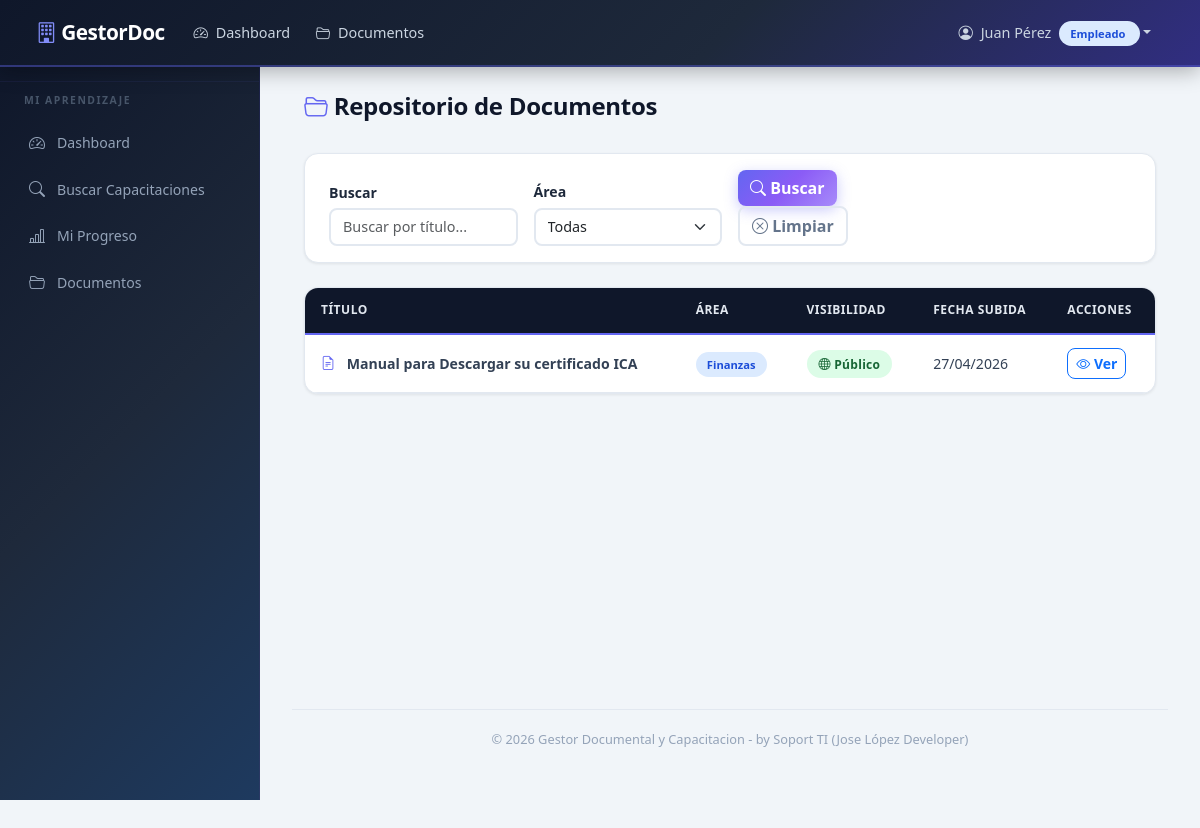
The page /documentos (signed in) on the database its author committed.
### models.py (models this page shows, shortened)
class User(UserMixin, db.Model):
    __tablename__ = 'user'
    id = db.Column(db.Integer, primary_key=True)
    username = db.Column(db.String(80), unique=True, nullable=False)
    password_hash = db.Column(db.String(256), nullable=False)
    nombres = db.Column(db.String(120), nullable=False, default='')
    apellidos = db.Column(db.String(120), nullable=False, default='')
    role = db.Column(db.String(20), nullable=False, default='Empleado')
    activo = db.Column(db.Boolean, default=True)
    fecha_creacion = db.Column(db.DateTime, default=datetime.utcnow)
    gestor = db.relationship('Gestor', backref='user', uselist=False, lazy=True)
    empleado = db.relationship('Empleado', backref='user', uselist=False, lazy=True)
    @property
    def nombre_completo(self):
        return f'{self.nombres} {self.apellidos}'.strip()

class Documento(db.Model):
    __tablename__ = 'documento'
    id = db.Column(db.Integer, primary_key=True)
    titulo = db.Column(db.String(200), nullable=False)
    archivo_path = db.Column(db.String(500), nullable=False)
    area_id = db.Column(db.Integer, db.ForeignKey('area.id'), nullable=False)
    fecha_subida = db.Column(db.DateTime, default=datetime.utcnow)
    subido_por = db.Column(db.Integer, db.ForeignKey('user.id'), nullable=True)
    descripcion = db.Column(db.Text, default='')
    visibilidad = db.Column(db.String(20), nullable=False, default='publico')
    user = db.relationship('User', foreign_keys=[subido_por])

class Area(db.Model):
    __tablename__ = 'area'
    id = db.Column(db.Integer, primary_key=True)
    nombre_area = db.Column(db.String(100), unique=True, nullable=False)
    gestores = db.relationship('Gestor', backref='area', lazy=True)
    documentos = db.relationship('Documento', backref='area', lazy=True)
    capacitaciones = db.relationship('Capacitacion', backref='area', lazy=True)

### routes/documentos.py (the view)
@documentos_bp.route('/documentos')
@login_required
def listar():
    area_id = request.args.get('area_id', type=int)
    buscar = request.args.get('buscar', '').strip()
    vis_filtro = request.args.get('visibilidad', '').strip()
    query = Documento.query
    if current_user.role == 'Empleado':
        query = query.filter_by(visibilidad='publico')
    if vis_filtro and current_user.role in ('Admin', 'Gestor', 'RRHH'):
        query = query.filter_by(visibilidad=vis_filtro)
    if area_id:
        query = query.filter_by(area_id=area_id)
    if buscar:
        query = query.filter(Documento.titulo.ilike(f'%{buscar}%'))
    documentos = query.order_by(Documento.fecha_subida.desc()).all()
    areas = Area.query.all()
    return render_template('documentos/listar.html',
                           documentos=documentos,
                           areas=areas,
                           area_seleccionada=area_id,
                           buscar=buscar,
                           vis_filtro=vis_filtro)

### templates/documentos/listar.html (shortened to what this page needs)
{% extends "base.html" %}
{% block content %}
<div class="container-fluid">
    <div class="d-flex justify-content-between align-items-center mb-4">
        <h4><i class="bi bi-folder2-open"></i> Repositorio de Documentos</h4>
    </div>
    <div class="search-bar">
        <form method="GET" class="row g-3 align-items-end">
            <div class="col-md-3">
                <label class="form-label">Buscar</label>
                <input type="text" class="form-control" name="buscar"
                       value="{{ buscar }}" placeholder="Buscar por título...">
            </div>
            <div class="col-md-3">
                <label class="form-label">Área</label>
                <select class="form-select" name="area_id">
                    <option value="">Todas</option>
                </select>
            </div>
            <div class="col-md-3">
                <button type="submit" class="btn btn-primary me-2">
                    <i class="bi bi-search"></i> Buscar
                </button>
                <a href="{{ url_for('documentos.listar') }}" class="btn btn-outline-secondary">
                    <i class="bi bi-x-circle"></i> Limpiar
                </a>
            </div>
        </form>
    </div>
    {% if not documentos %}
    <div class="empty-state">
        <i class="bi bi-folder2-open d-block"></i>
        <h5>No hay documentos</h5>
        <p class="text-muted">No se encontraron documentos con los filtros seleccionados.</p>
    </div>
    {% else %}
    <div class="card-custom">
        <div class="card-body p-0">
            <table class="table-custom">
                <thead>
                    <tr>
                        <th>Título</th>
                        <th>Área</th>
                        <th>Visibilidad</th>
                        <th>Fecha Subida</th>
                        <th>Acciones</th>
                    </tr>
                </thead>
                <tbody>
                    {% for doc in documentos %}
                    <tr>
                        <td>
                            <i class="bi bi-file-earmark-text text-primary me-2"></i>
                            <strong>{{ doc.titulo }}</strong>
                        </td>
                        <td>
                            <span class="badge-role" style="background:#dbeafe;color:#1d4ed8;">
                                {{ doc.area.nombre_area }}
                            </span>
                        </td>
                        <td>
                            {% if doc.visibilidad == 'publico' %}
                            <span class="badge-estado badge-aprobado">
                                <i class="bi bi-globe"></i> Público
                            </span>
                            {% else %}
                            <span class="badge-estado" style="background:#fef3c7;color:#92400e;">
                                <i class="bi bi-lock"></i> Privado
                            </span>
                            {% endif %}
                        </td>
                        <td>{{ doc.fecha_subida.strftime('%d/%m/%Y') }}</td>
                        <td>
                            <button type="button" class="btn btn-sm btn-outline-primary me-1 btn-preview"
                                    data-id="{{ doc.id }}"
                                    data-titulo="{{ doc.titulo | e }}"
                                    data-ext="{{ doc.archivo_path.split('.')[-1] | lower }}">
                                <i class="bi bi-eye"></i> Ver
                            </button>
                        </td>
                    </tr>
                    {% endfor %}
                </tbody>
            </table>
        </div>
    </div>
    {% endif %}
</div>
{% endblock %}

### templates/base.html (shortened to what this page needs)
<!DOCTYPE html>
<html lang="es">
<head>
    <link href="https://cdn.jsdelivr.net/npm/bootstrap@5.3.3/dist/css/bootstrap.min.css" rel="stylesheet">
    <link href="https://cdn.jsdelivr.net/npm/bootstrap-icons@1.11.3/font/bootstrap-icons.min.css" rel="stylesheet">
    <link href="{{ url_for('static', filename='css/style.css') }}" rel="stylesheet">
</head>
<body>
    {% if current_user.is_authenticated %}
    <nav class="navbar navbar-expand-lg navbar-dark navbar-custom fixed-top">
        <div class="container-fluid">
            <a class="navbar-brand" href="{{ url_for('main.dashboard') }}">
                <i class="bi bi-building"></i> GestorDoc
            </a>
            <div class="collapse navbar-collapse" id="navbarNav">
                <ul class="navbar-nav me-auto">
                    <li class="nav-item">
                        <a class="nav-link" href="{{ url_for('main.dashboard') }}">
                            <i class="bi bi-speedometer2"></i> Dashboard
                        </a>
                    </li>
                    <li class="nav-item">
                        <a class="nav-link" href="{{ url_for('documentos.listar') }}">
                            <i class="bi bi-folder2-open"></i> Documentos
                        </a>
                    </li>
                </ul>
                <ul class="navbar-nav">
                    <li class="nav-item dropdown">
                        <a class="nav-link dropdown-toggle" href="#" role="button"
                           data-bs-toggle="dropdown">
                            <i class="bi bi-person-circle"></i>
                            {{ current_user.nombre_completo }}
                            <span class="badge-role"
                                  style="background:#dbeafe;color:#1d4ed8;margin-left:4px;">
                                {{ current_user.role | role_label }}
                            </span>
                        </a>
                    </li>
                </ul>
            </div>
        </div>
    </nav>
    <div class="sidebar">
        {% if current_user.role == 'Admin' %}
        <div class="sidebar-heading">Administración</div>
        <a href="{{ url_for('main.dashboard') }}" class="nav-link">
            <i class="bi bi-speedometer2"></i> Dashboard
        </a>
        <a href="{{ url_for('admin.listar_empleados') }}" class="nav-link">
            <i class="bi bi-people"></i> Empleados
        </a>
        <a href="{{ url_for('admin.listar_gestores') }}" class="nav-link">
            <i class="bi bi-person-badge"></i> Gestores
        </a>
        <a href="{{ url_for('rrhh.panel') }}" class="nav-link">
            <i class="bi bi-people"></i> Panel RRHH
        </a>
        <a href="{{ url_for('documentos.listar') }}" class="nav-link">
            <i class="bi bi-folder2-open"></i> Documentos
        </a>
        <a href="{{ url_for('documentos.subir') }}" class="nav-link">
            <i class="bi bi-upload"></i> Subir Documento
        </a>
        <a href="{{ url_for('rrhh.reporte') }}" class="nav-link">
            <i class="bi bi-graph-up"></i> Reportes
        </a>
        {% elif current_user.role == 'Empleado' %}
        <div class="sidebar-heading">Mi Aprendizaje</div>
        <a href="{{ url_for('main.dashboard') }}" class="nav-link">
            <i class="bi bi-speedometer2"></i> Dashboard
        </a>
        <a href="{{ url_for('empleado.listar_capacitaciones') }}" class="nav-link">
            <i class="bi bi-search"></i> Buscar Capacitaciones
        </a>
        <a href="{{ url_for('empleado.mi_progreso') }}" class="nav-link">
            <i class="bi bi-bar-chart-line"></i> Mi Progreso
        </a>
        <a href="{{ url_for('documentos.listar') }}" class="nav-link">
            <i class="bi bi-folder2-open"></i> Documentos
        </a>
        {% endif %}
    </div>
    {% endif %}
    {% if current_user.is_authenticated %}
    <div class="main-content">
    {% endif %}
        {% block content %}{% endblock %}
    {% if current_user.is_authenticated %}
        <div class="footer">
            © 2026 Gestor Documental y Capacitacion - by Soport TI (Jose López Developer)
        </div>
    </div>
    {% endif %}
</body>
</html>

### rows shown on the page
User: nombre_completo "Juan Pérez", role|role_label "Empleado"
Documento: titulo "Manual para Descargar su certificado ICA", area.nombre_area "Finanzas", visibilidad "publico" (drawn), fecha_subida "27/04/2026"
